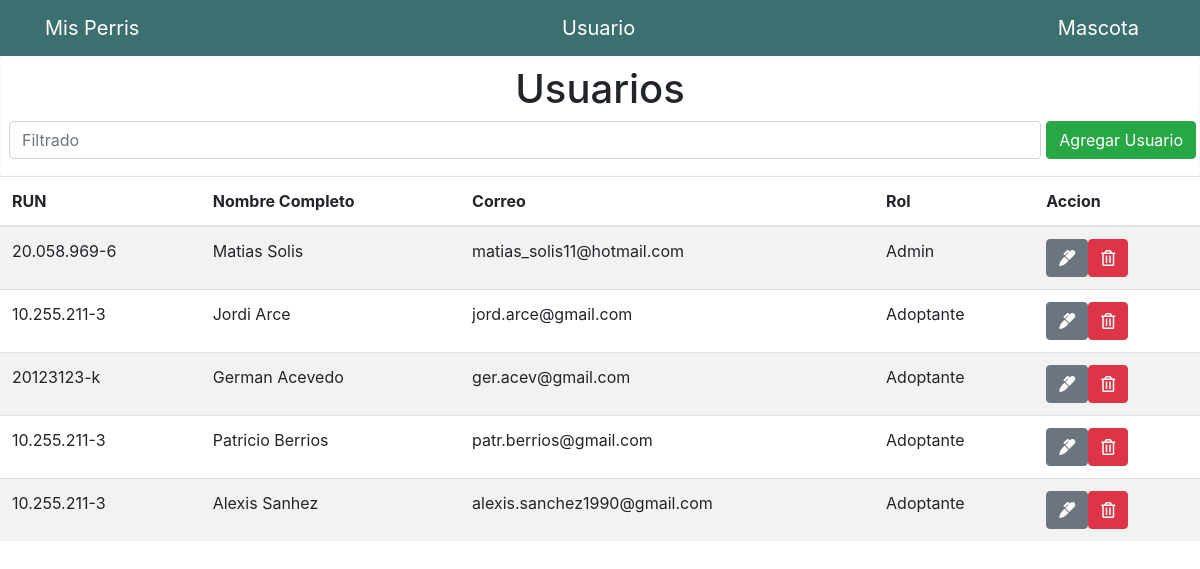
Page /usuario on the earlier database version.
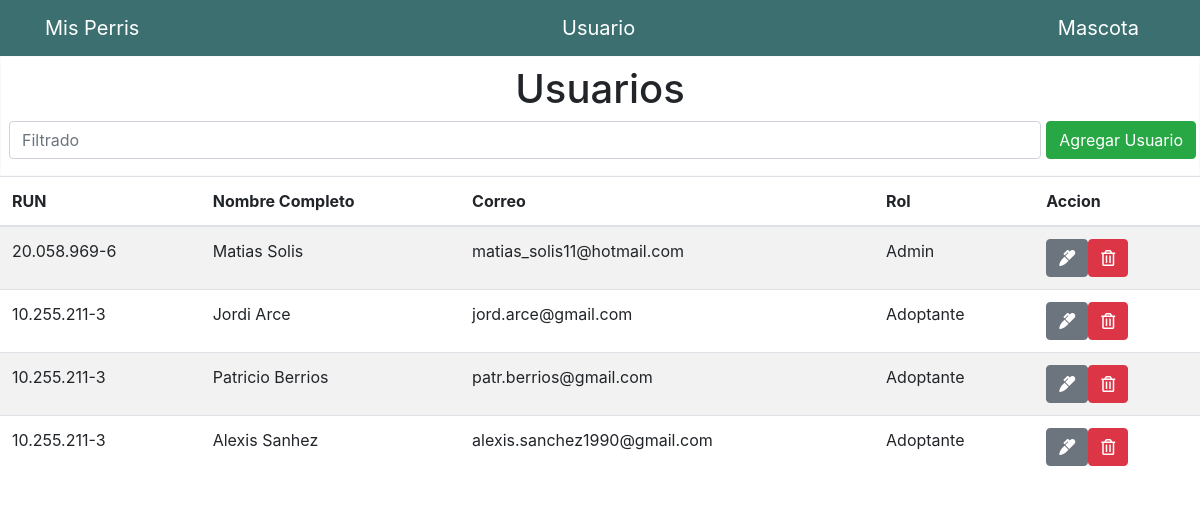
Same page on the later database version.
### usuario/models.py (models this page shows, shortened)
class Usuario(models.Model):
    rut = models.CharField(max_length=200)
    nombre = models.CharField(max_length=200)
    correo = models.EmailField()
    password = models.CharField(max_length=200)
    rol = models.ForeignKey('Rol', on_delete=models.CASCADE)

class Rol(models.Model):
    id = models.CharField(max_length=200, primary_key=True)
    rol = models.CharField(max_length=200, null=True)
    def __str__(self):
        return self.rol

### usuario/views.py (the view)
# urls.py: path('usuario', views.usuario, name="usuario"),
def usuario(request):
    usuario = Usuario.objects.all()
    var = {'usuario':usuario}
    return render(request, 'usuario/usuario.html', var)

### usuario/templates/usuario/usuario.html (shortened to what this page needs)
{% extends 'usuario/header.html' %}
{% block content %}
{% load static %}
<form class="text-center border border-light p-2">
    <h1>Usuarios</h1>
    <div class="form-row mb-2">
        <div class="col">
            <input id="entradafilter" type="text" class="form-control" placeholder="Filtrado">
        </div>
        <div>
            <a href="{% url 'usuario_agregar' %}" class="btn btn-success">Agregar Usuario</a>
        </div>
    </div>
</form>
<table class="table table-striped">
    <thead>
        <tr>
            <th>RUN</th>
            <th>Nombre Completo</th>
            <th>Correo</th>
            <th>Rol</th>
            <th>Accion</th>
        </tr>
    </thead>
    <tbody class="contenidobusqueda">
        {% for l in usuario  %}
          <tr>
            <td>{{l.rut}}</td>
            <td>{{l.nombre}}</td>
            <td>{{l.correo}}</td>
            <td>{{l.rol}}</td>
            <td>
                <a href="{% url 'usuario_actualizar' l.id %}" class="btn btn-secondary">
                    <i class="fas fa-marker"></i>
                    <br>
                <a href="{% url 'usuario_eliminar' l.id %}" class="btn btn-danger">
                    <i class="far fa-trash-alt"></i>
            </td>
          </tr>
        {% endfor %}
    </tbody>
</table>
{% endblock %}

Differences in the rows shown:
removed Usuario: rut "20123123-k", nombre "German Acevedo", correo "ger.acev@gmail.com", rol "Adoptante"
